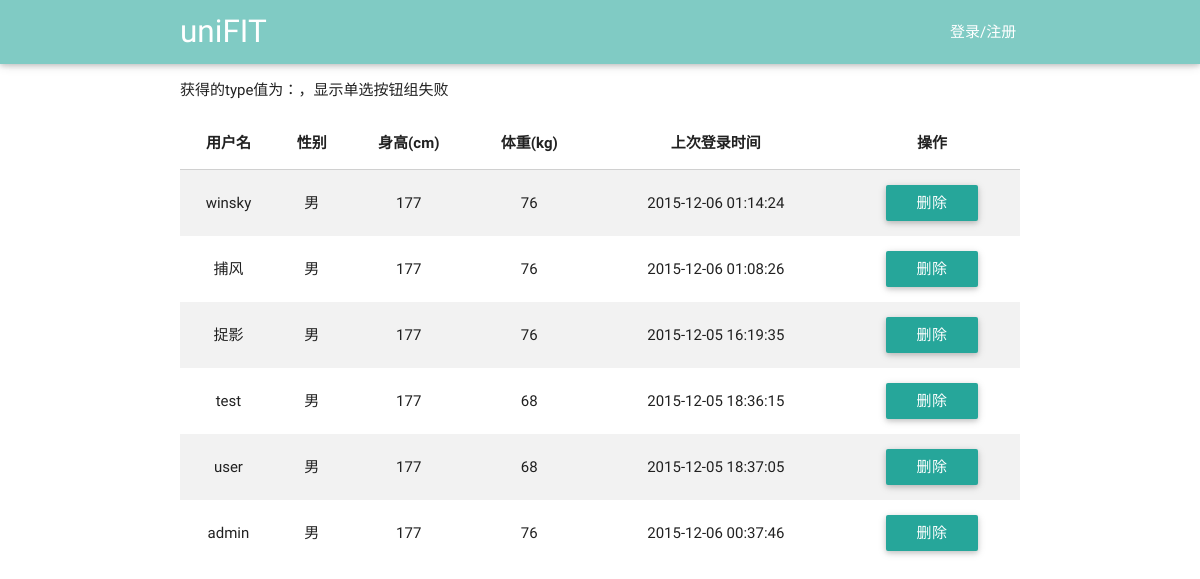
Page /view/userManage.php on the committed database.
### tables this page shows
CREATE TABLE user(id integer primary key,userName varchar(40),password int, type varchar(20) ,age int,sex varchar(20),height int,weight int,telephone varchar(40), email varchar(40),lastLoadTime date default '—');

### service/UserService.php (called while the page is built, shortened)
<?php
require_once('../utils/SqliteHelper.php');
class UserService {
    var $db_user_base_info = "user";
    var $DB = null;
    public function __construct() {
        $this->DB = new SqliteHelper('../data.db');
    }
    public function getUserList($type) {
        if ($type === 'doctor-coach') {
            $sql = "select * from " . $this->db_user_base_info . " where type ='doctor' or type='coach'";
        } else if ($type != "user" && $type != "admin" && $type != "doctor" && $type != "coach") {
            $sql = "select * from " . $this->db_user_base_info;
        } else {
            $sql = "select * from " . $this->db_user_base_info . " where type ='" . $type . "'";
        }
        return $this->DB->getList($sql);
    }
}

### utils/SqliteHelper.php (called while the page is built, shortened)
<?php
class SqliteHelper {
    function __construct($file) {
        try {
            $this->conn = new PDO('sqlite:' . $file);
        } catch (PDOException $e) {
            try {
                $this->conn = new PDO('sqlite2:' . $file);
            } catch (PDOException $e) {
                exit('error!');
            }
        }
    }
    function __destruct() {
        $this->conn = null;
    }
    function query($sql) {
        return $this->conn->query($sql);
    }
    function getList($sql) {
        $recordList = array();
        foreach ($this->RecordArray($sql) as $rstmp) {
            $recordList[] = $rstmp;
        }
        return $recordList;
    }
    function RecordArray($sql) {
        return $this->query($sql)->fetchAll();
    }
}

### view/userManage.php (the view, shortened to what this page needs)
<!DOCTYPE html>
<html lang="en">
<head>
    <link href="../css/material_icons.css" rel="stylesheet" media="screen,projection">
    <link href="../css/materialize.css" type="text/css" rel="stylesheet" media="screen,projection"/>
    <link href="../css/style.css" type="text/css" rel="stylesheet" media="screen,projection"/>
</head>
<body onload="write_header();">
<header></header>
<div class="main container">
    <?php
    $type = $_GET['type'];
    ?>
    <div class="userType">
        <ul style="list-style:none;" onchange="chooseType()">
            <?php
            if ($type == "all") {
                echo '
                    <li style="float: left;margin-left: 150px;">
                        <input class="with-gap" name="types" type="radio" id="all" value="all" checked/>
                        <label for="all">全部</label>
                    </li>
                    <li style="float: left;margin-left: 200px;">
                        <input class="with-gap" name="types" type="radio" id="user"value="user"/>
                        <label for="user">个人用户</label>
                    </li>
                    <li style="float: left;margin-left: 200px;">
                        <input class="with-gap" name="types" type="radio" id="doctor-coach" value="doctor-coach" />
                        <label for="doctor-coach">医生教练</label>
                    </li>
                ';
            } else {
                echo "获得的type值为：", $type, "，显示单选按钮组失败";
            }
            ?>
        </ul>
    </div>
    <table class="striped centered responsive-table" id="userInfo">
        <thead>
        <tr>
            <th data-field="userName" onclick="sortTable('userInfo',0,0);" id="userName">用户名</th>
            <th data-field="sex" onclick=" sortTable('userInfo',2,0);" id="sex">性别</th>
            <th data-field="height" onclick=" sortTable('userInfo',3,'int');" id="height">身高(cm)</th>
            <th data-field="weight" onclick=" sortTable('userInfo',4,'int');" id="weight">体重(kg)</th>
            <th data-field="lastLoadTime" onclick=" sortTable('userInfo',5,'date');" id="lastLoadTime">上次登录时间</th>
            <th data-field="action">操作</th>
        </tr>
        </thead>
        <tbody>
        <?php
        require_once("../service/UserService.php");
        $user = new UserService();
        $result = $user->getUserList($type);
        foreach ($result as $row) {
            $userName = $row['userName'];
            $sex = $row['sex'];
            $height = $row['height'];
            $weight = $row['weight'];
            $lastLoadTime = $row['lastLoadTime'];
            ?>
            <tr>
                <td onclick='showDetail(this)'><?php echo $userName; ?></td>
                <td onclick='showDetail(this)'><?php echo $sex; ?></td>
                <td onclick='showDetail(this)'><?php echo $height; ?></td>
                <td onclick='showDetail(this)'><?php echo $weight; ?></td>
                <td onclick='showDetail(this)'><?php echo $lastLoadTime; ?></td>
                <td>
                    <button class="btn" onclick="deleteUser(this);">删除</button>
                </td>
            </tr>
            <?php
        }
        ?>
        </tbody>
    </table>
</div>
</body>
</html>

### rows in the picture
user: userName "winsky", sex "男", height "177", weight "76", lastLoadTime "2015-12-06 01:14:24"
user: userName "捕风", sex "男", height "177", weight "76", lastLoadTime "2015-12-06 01:08:26"
user: userName "捉影", sex "男", height "177", weight "76", lastLoadTime "2015-12-05 16:19:35"
user: userName "test", sex "男", height "177", weight "68", lastLoadTime "2015-12-05 18:36:15"
user: userName "user", sex "男", height "177", weight "68", lastLoadTime "2015-12-05 18:37:05"
user: userName "admin", sex "男", height "177", weight "76", lastLoadTime "2015-12-06 00:37:46"
